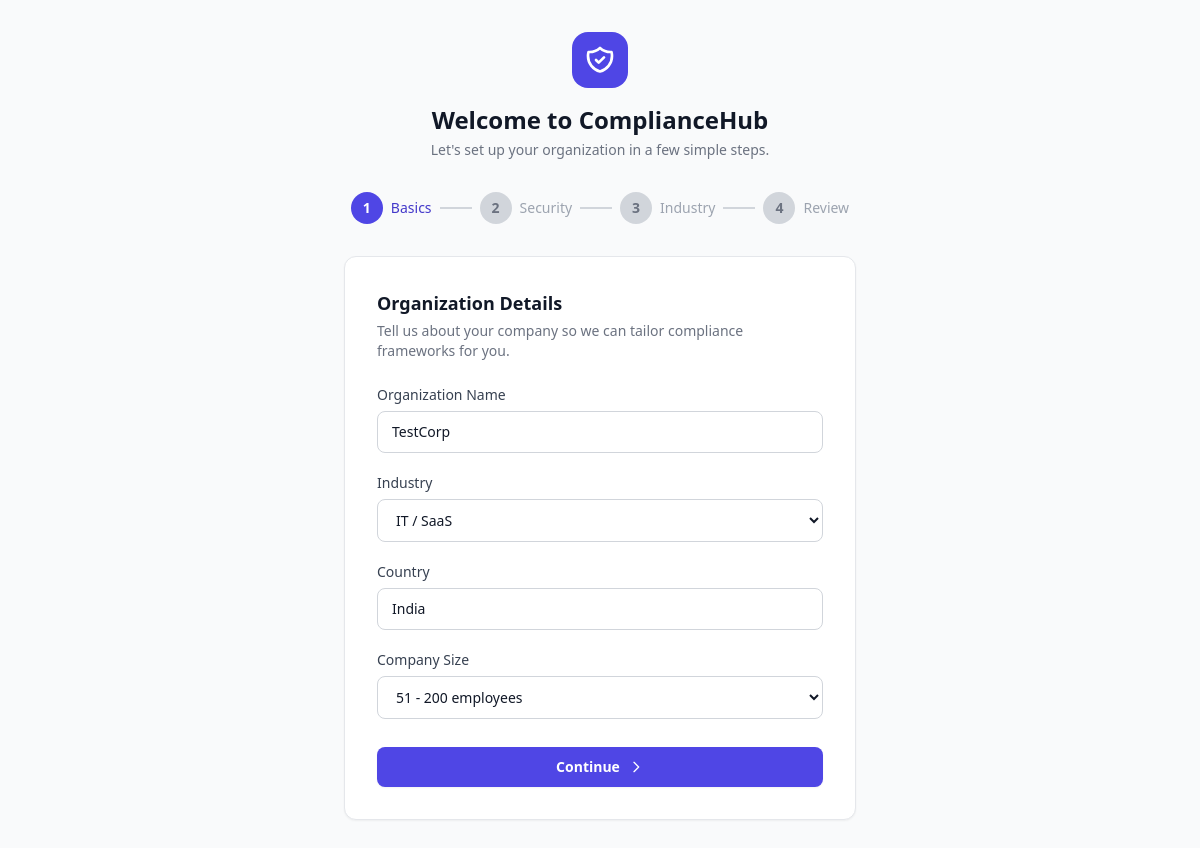
The app's page /onboarding/step1/ (signed in) with its own data.
### core/models.py (models this page shows, shortened)
class Organization(models.Model):
    name = models.CharField(max_length=255)
    industry = models.CharField(max_length=50, choices=[
        ('it_saas', 'IT / SaaS'),
        ('banking', 'Banking / Fintech'),
        ('healthcare', 'Healthcare'),
        ('insurance', 'Insurance'),
        ('government', 'Government'),
        ('ecommerce', 'E-Commerce / Retail'),
        ('telecom', 'Telecommunications'),
        ('education', 'Education / EdTech'),
        ('manufacturing', 'Manufacturing / Industrial'),
        ('pharma', 'Pharmaceutical / Biotech'),
        ('energy', 'Energy / Power / Utilities'),
        ('legal', 'Legal / Law Firm'),
        ('logistics', 'Logistics / Supply Chain'),
        ('media', 'Media / Entertainment'),
        ('nbfc', 'NBFC / Microfinance'),
        ('realestate', 'Real Estate / PropTech'),
        ('defence', 'Defence / Aerospace'),
    ])
    country = models.CharField(max_length=100)
    company_size = models.CharField(max_length=50, choices=[
        ('1-50', '1-50'),
        ('51-200', '51-200'),
        ('201-500', '201-500'),
        ('501-1000', '501-1000'),
        ('1000+', '1000+'),
    ])
    created_at = models.DateTimeField(auto_now_add=True)
    onboarding_completed = models.BooleanField(default=False)
    risk_score = models.IntegerField(default=0)
    data_sensitivity = models.CharField(max_length=20, default='medium', choices=[
        ('low', 'Low'), ('medium', 'Medium'), ('high', 'High'), ('critical', 'Critical'),
    ])
    handles_pii = models.BooleanField(default=False)
    handles_financial = models.BooleanField(default=False)
    handles_health = models.BooleanField(default=False)
    has_remote_workers = models.BooleanField(default=False)
    cloud_hosted = models.BooleanField(default=False)
    num_third_party_vendors = models.IntegerField(default=0)

### core/views.py (the view)
# urls.py: path('onboarding/step1/', views.onboarding_step1, name='onboarding_step1'),
@login_required
def onboarding_step1(request):
    if request.user.organization and request.user.organization.onboarding_completed:
        return redirect('dashboard')
    if request.method == 'POST':
        form = OnboardingForm(request.POST)
        if form.is_valid():
            org = form.save()
            request.user.organization = org
            request.user.save()
            request.session['onboarding_step'] = 2
            return redirect('onboarding_step2')
    else:
        org = request.user.organization
        if org:
            form = OnboardingForm(instance=org)
        else:
            form = OnboardingForm()
    return render(request, 'core/onboarding_step1.html', {'form': form})

### core/forms.py
class OnboardingForm(forms.ModelForm):
    class Meta:
        model = Organization
        fields = ['name', 'industry', 'country', 'company_size']
    def __init__(self, *args, **kwargs):
        super().__init__(*args, **kwargs)
        for field_name, field in self.fields.items():
            field.widget.attrs['class'] = 'form-control'
            field.widget.attrs['placeholder'] = field.label

### core/context_processors.py (called while the page is built)
def global_context(request):
    context = {}
    if request.user.is_authenticated and request.user.organization:
        try:
            from alerts.models import Alert
            context['unread_count'] = Alert.objects.filter(
                organization=request.user.organization, is_read=False
            ).count()
        except Exception:
            context['unread_count'] = 0
    return context

### templates/core/onboarding_step1.html (shortened to what this page needs)
<!DOCTYPE html>
<html lang="en" class="">
<head>
    <script src="https://cdn.tailwindcss.com"></script>
</head>
<body class="bg-gray-50 dark:bg-gray-900 min-h-screen flex items-center justify-center px-4 py-8">
<div class="w-full max-w-lg">
    <div class="text-center mb-8">
        <div class="inline-flex items-center justify-center w-14 h-14 rounded-2xl bg-indigo-600 dark:bg-indigo-500 mb-4">
        </div>
        <h1 class="text-2xl font-bold text-gray-900 dark:text-white">Welcome to ComplianceHub</h1>
        <p class="mt-1 text-sm text-gray-500 dark:text-gray-400">Let's set up your organization in a few simple steps.</p>
    </div>
    <div class="flex items-center justify-center mb-8">
        <div class="flex items-center space-x-2">
            <div class="flex items-center">
                <span class="flex items-center justify-center w-8 h-8 rounded-full bg-indigo-600 text-white text-sm font-bold">1</span>
                <span class="ml-2 text-sm font-medium text-indigo-700 dark:text-indigo-300 hidden sm:inline">Basics</span>
            </div>
            <div class="w-8 h-0.5 bg-gray-300 dark:bg-gray-600"></div>
            <div class="flex items-center">
                <span class="flex items-center justify-center w-8 h-8 rounded-full bg-gray-300 dark:bg-gray-600 text-gray-500 dark:text-gray-400 text-sm font-bold">2</span>
                <span class="ml-2 text-sm font-medium text-gray-400 dark:text-gray-500 hidden sm:inline">Security</span>
            </div>
            <div class="w-8 h-0.5 bg-gray-300 dark:bg-gray-600"></div>
            <div class="flex items-center">
                <span class="flex items-center justify-center w-8 h-8 rounded-full bg-gray-300 dark:bg-gray-600 text-gray-500 dark:text-gray-400 text-sm font-bold">3</span>
                <span class="ml-2 text-sm font-medium text-gray-400 dark:text-gray-500 hidden sm:inline">Industry</span>
            </div>
            <div class="w-8 h-0.5 bg-gray-300 dark:bg-gray-600"></div>
            <div class="flex items-center">
                <span class="flex items-center justify-center w-8 h-8 rounded-full bg-gray-300 dark:bg-gray-600 text-gray-500 dark:text-gray-400 text-sm font-bold">4</span>
                <span class="ml-2 text-sm font-medium text-gray-400 dark:text-gray-500 hidden sm:inline">Review</span>
            </div>
        </div>
    </div>
    <div class="bg-white dark:bg-gray-800 rounded-xl shadow-sm p-8 border border-gray-200 dark:border-gray-700">
        <h2 class="text-lg font-semibold text-gray-900 dark:text-white mb-1">Organization Details</h2>
        <p class="text-sm text-gray-500 dark:text-gray-400 mb-6">Tell us about your company so we can tailor compliance frameworks for you.</p>
        <form method="post" class="space-y-5">
            <div>
                <label for="id_name" class="block text-sm font-medium text-gray-700 dark:text-gray-300 mb-1.5">Organization Name</label>
                <input type="text" name="name" id="id_name" value="{{ form.name.value|default:'' }}" required
                       class="block w-full rounded-lg border border-gray-300 dark:border-gray-600 bg-white dark:bg-gray-700 px-3.5 py-2.5 text-sm text-gray-900 dark:text-white placeholder-gray-400 focus:outline-none focus:ring-2 focus:ring-indigo-500 focus:border-indigo-500"
                       placeholder="Acme Corporation">
            </div>
            <div>
                <label for="id_industry" class="block text-sm font-medium text-gray-700 dark:text-gray-300 mb-1.5">Industry</label>
                <select name="industry" id="id_industry" required
                        class="block w-full rounded-lg border border-gray-300 dark:border-gray-600 bg-white dark:bg-gray-700 px-3.5 py-2.5 text-sm text-gray-900 dark:text-white focus:outline-none focus:ring-2 focus:ring-indigo-500 focus:border-indigo-500">
                    <option value="it_saas" {% if form.industry.value == "it_saas" %}selected{% endif %}>IT / SaaS</option>
                </select>
            </div>
            <div>
                <label for="id_country" class="block text-sm font-medium text-gray-700 dark:text-gray-300 mb-1.5">Country</label>
                <input type="text" name="country" id="id_country" value="{{ form.country.value|default:'' }}" required
                       class="block w-full rounded-lg border border-gray-300 dark:border-gray-600 bg-white dark:bg-gray-700 px-3.5 py-2.5 text-sm text-gray-900 dark:text-white placeholder-gray-400 focus:outline-none focus:ring-2 focus:ring-indigo-500 focus:border-indigo-500"
                       placeholder="India">
            </div>
            <div>
                <label for="id_company_size" class="block text-sm font-medium text-gray-700 dark:text-gray-300 mb-1.5">Company Size</label>
                <select name="company_size" id="id_company_size" required
                        class="block w-full rounded-lg border border-gray-300 dark:border-gray-600 bg-white dark:bg-gray-700 px-3.5 py-2.5 text-sm text-gray-900 dark:text-white focus:outline-none focus:ring-2 focus:ring-indigo-500 focus:border-indigo-500">
                    <option value="51-200" {% if form.company_size.value == "51-200" %}selected{% endif %}>51 - 200 employees</option>
                </select>
            </div>
            <div class="pt-2">
                <button type="submit"
                        class="w-full flex items-center justify-center gap-2 px-4 py-2.5 rounded-lg bg-indigo-600 hover:bg-indigo-700 text-white text-sm font-semibold shadow-sm focus:outline-none focus:ring-2 focus:ring-offset-2 focus:ring-indigo-500 transition-colors">
                    Continue
                    <svg class="w-4 h-4" fill="none" stroke="currentColor" viewBox="0 0 24 24">
                        <path stroke-linecap="round" stroke-linejoin="round" stroke-width="2" d="M9 5l7 7-7 7"/>
                    </svg>
                </button>
            </div>
        </form>
    </div>
</div>
</body>
</html>

### records on screen
Organization: name "TestCorp", industry "IT / SaaS", country "India", company_size "51 - 200 employees"
